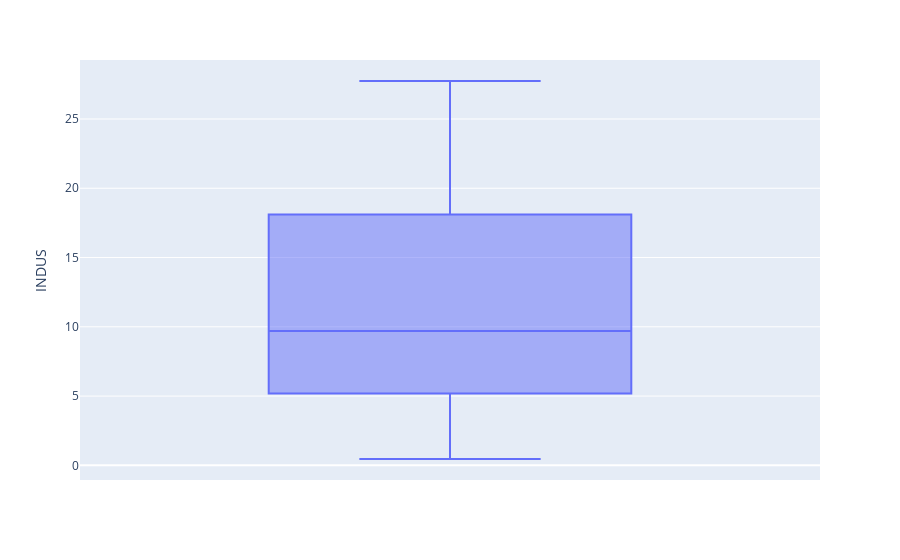

Notebook source saved alongside this figure:
### Markdown cell above
- INDUS    proportion of non-retail business acres per town
- Correlation with Target Variable: -0.483725

### Code cell
fig=px.box(df,y='INDUS')
fig.show()

### Figure 1 — Plotly figure (JSON) as saved in the notebook; plotly's stock layout.template omitted (floating-point values rounded to 4 significant figures; data arrays with more than 128 entries replaced by an {"elided": "..."} marker saying what was removed)
{"data": [{"alignmentgroup": "True", "hoverlabel": {"namelength": 0}, "hovertemplate": "INDUS=%{y}", "legendgroup": "", "marker": {"color": "#636efa"}, "name": "", "notched": false, "offsetgroup": "", "orientation": "v", "showlegend": false, "type": "box", "x0": " ", "xaxis": "x", "y": {"elided": "506 float values"}, "y0": " ", "yaxis": "y"}], "layout": {"boxmode": "group", "legend": {"tracegroupgap": 0}, "margin": {"t": 60}, "xaxis": {"anchor": "y", "domain": [0, 1]}, "yaxis": {"anchor": "x", "domain": [0, 1], "title": {"text": "INDUS"}}}}
